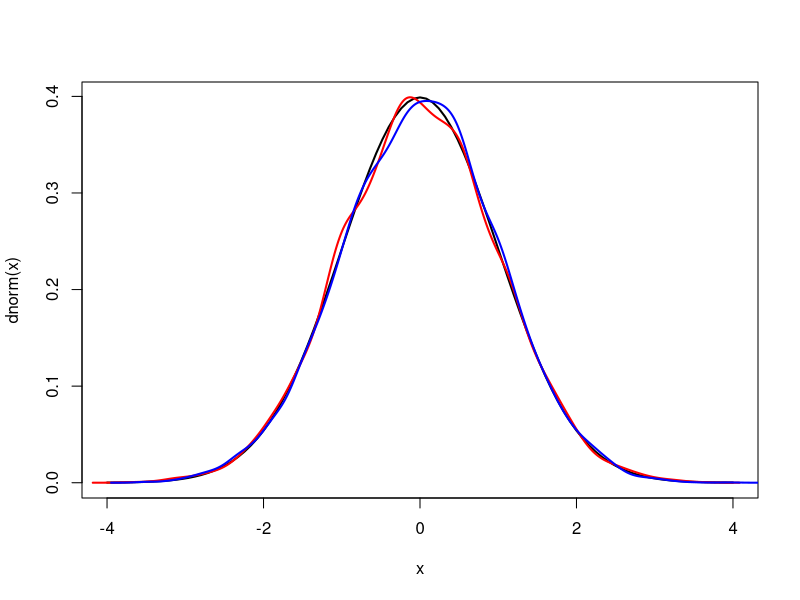

Write R code to recreate this figure.
### Example of slice sampling for the standard normal
### Requires the inverse pdf (easy for the normal)
n = 10000
y = double(1000)
for (i in 2:n){
    h = runif(1, 0, dnorm(y[i-1]))
    y[i] = runif(1, -sqrt(-2*log(h)-log(2)-log(pi)), sqrt(-2*log(h)-log(2)-log(pi)))
    }
curve(dnorm(x), xlim = c(-4, 4), lwd = 2)
lines(density(y), col = 'red', lwd = 2)
lines(density(rnorm(n)), col = 'blue', lwd = 2)
